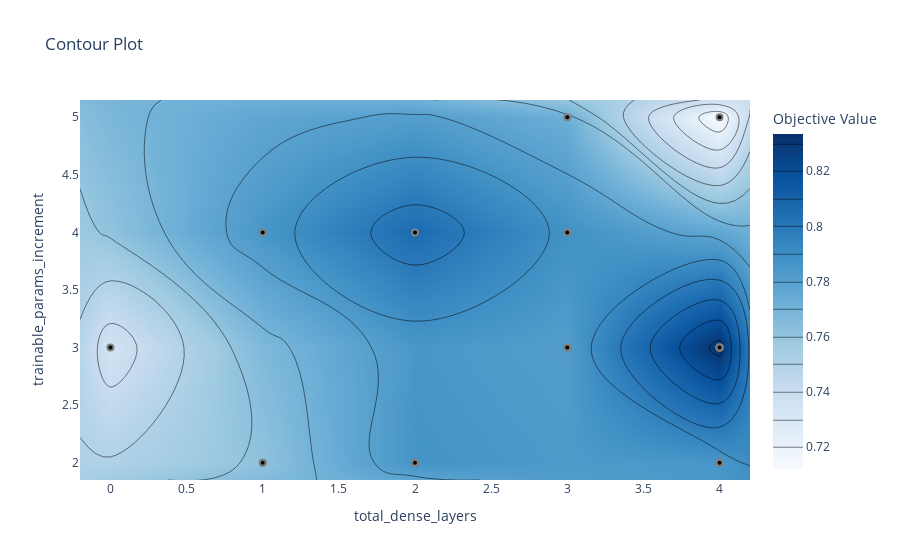

Notebook source saved alongside this figure:
### Code cell
optuna.visualization.plot_contour(study, params=["trainable_params_increment", "total_dense_layers"])

### Figure 1 — Plotly figure (JSON) as saved in the notebook; plotly's stock layout.template omitted (floating-point values rounded to 4 significant figures)
{"data": [{"autocontour": true, "colorbar": {"title": {"text": "Objective Value"}}, "colorscale": [[0, "rgb(247,251,255)"], [0.125, "rgb(222,235,247)"], [0.25, "rgb(198,219,239)"], [0.375, "rgb(158,202,225)"], [0.5, "rgb(107,174,214)"], [0.625, "rgb(66,146,198)"], [0.75, "rgb(33,113,181)"], [0.875, "rgb(8,81,156)"], [1, "rgb(8,48,107)"]], "connectgaps": true, "contours": {"coloring": "heatmap", "end": 0.83, "size": 0.01, "start": 0.72}, "hoverinfo": "none", "line": {"smoothing": 1.3}, "reversescale": false, "type": "contour", "x": [-0.2, 0, 1, 2, 3, 4, 4.2], "y": [1.85, 2, 3, 4, 5, 5.15], "z": [[null, null, null, null, null, null, null], [null, null, 0.7616, 0.7867, null, 0.785, null], [null, 0.7344, null, null, 0.7819, 0.8335, null], [null, null, 0.7858, 0.8058, 0.7879, null, null], [null, null, null, null, 0.7723, 0.7117, null], [null, null, null, null, null, null, null]]}, {"marker": {"color": "black", "line": {"color": "Grey", "width": 2}}, "mode": "markers", "showlegend": false, "type": "scatter", "x": [3, 2, 4, 4, 4, 4, 4, 1, 3, 3, 1, 0, 4, 3, 2, 4, 3, 2, 4, 1, 2], "y": [4, 2, 3, 5, 2, 3, 3, 2, 5, 4, 2, 3, 2, 3, 4, 2, 3, 2, 3, 4, 2]}], "layout": {"autosize": true, "title": {"text": "Contour Plot"}, "xaxis": {"range": [-0.2, 4.2], "title": {"text": "total_dense_layers"}, "type": "linear"}, "yaxis": {"range": [1.85, 5.15], "title": {"text": "trainable_params_increment"}, "type": "linear"}}}
